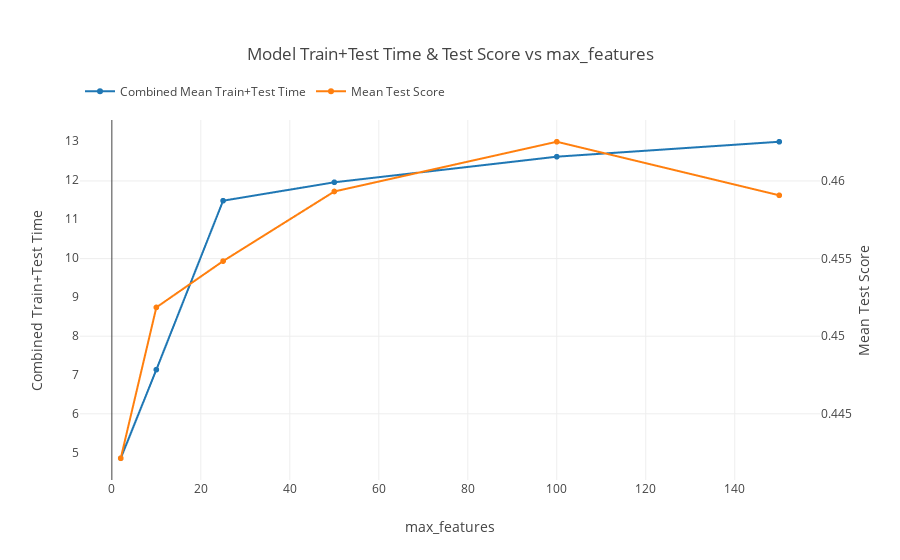

This figure's notebook cell:
### Code cell
plot_cv(results, 'max_features')

### Figure 1 — Plotly figure (JSON) as saved in the notebook; plotly's stock layout.template omitted (floating-point values rounded to 4 significant figures)
{"data": [{"mode": "lines+markers", "name": "Combined Mean Train+Test Time", "type": "scattergl", "uid": "783bd958-ab6e-11e9-8221-e442a6f8adc6", "x": [2, 10, 25, 50, 100, 150], "y": [4.849, 7.121, 11.45, 11.93, 12.58, 12.97]}, {"mode": "lines+markers", "name": "Mean Test Score", "type": "scattergl", "uid": "783bd959-ab6e-11e9-9f6f-e442a6f8adc6", "x": [2, 10, 25, 50, 100, 150], "y": [0.4421, 0.4519, 0.4548, 0.4593, 0.4625, 0.4591], "yaxis": "y2"}], "layout": {"legend": {"orientation": "h", "y": 1.12}, "margin": {"t": 120}, "title": "Model Train+Test Time & Test Score vs max_features", "xaxis": {"title": "max_features"}, "yaxis": {"title": "Combined Train+Test Time"}, "yaxis2": {"side": "right", "title": "Mean Test Score"}}}
